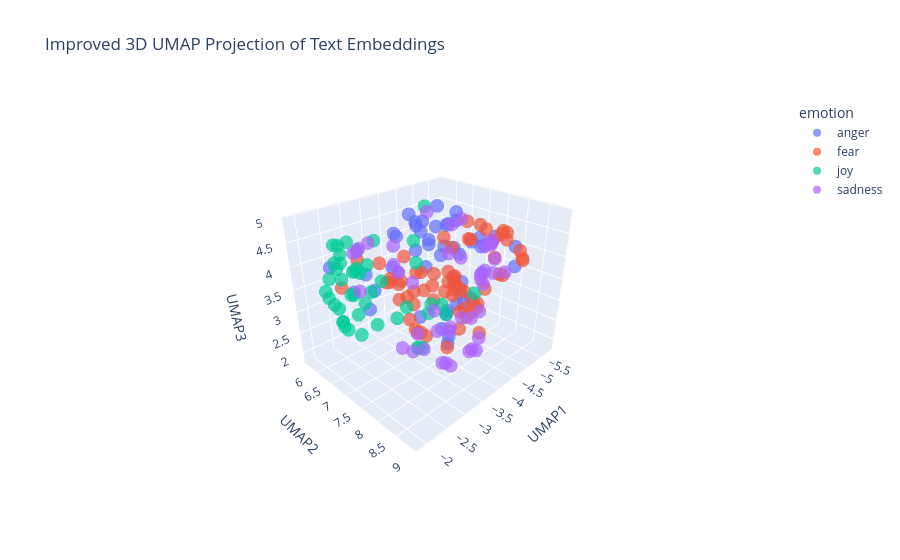

Here is the notebook cell this chart was saved with:
### Markdown cell above
---
##### <a id='toc1_5_8_1_1_'></a>[**>>> Exercise 4 (Take home):**](#toc0_)

Apply UMAP to the same embeddings to reduce the dimensionality to 3D vectors and plot the 3D graph, discuss the differences and similarities with the 2D graph.

### Code cell
import umap
import numpy as np
import pandas as pd
import plotly.express as px

# Apply UMAP for 3D dimensionality reduction with PCA initialization
reducer_3d = umap.UMAP(
    n_components=3,
    metric='cosine',
    init='pca',
    random_state=28
)
embedding_3d = reducer_3d.fit_transform(np.array(combined_df['embeddings_values'].tolist()))

# Create DataFrame for 3D plotting
df_plot_3d = pd.DataFrame(embedding_3d, columns=['UMAP1', 'UMAP2', 'UMAP3'])
df_plot_3d['emotion'] = combined_df['emotion']
df_plot_3d['intensity'] = combined_df['intensity']
df_plot_3d['text'] = combined_df['text']

# Visualize the 3D UMAP embeddings
fig = px.scatter_3d(
    df_plot_3d,
    x='UMAP1',
    y='UMAP2',
    z='UMAP3',
    color='emotion',
    hover_data=['text', 'intensity'],
    opacity=0.7,          # Slight transparency for overlapping points
    size_max=5,           # Reduce point size for clarity
    title='Improved 3D UMAP Projection of Text Embeddings'
)

# Adjust the camera position for better visibility
fig.update_layout(scene_camera=dict(eye=dict(x=1.6, y=1.6, z=1.2)))

fig.show()

### Figure 1 — Plotly figure (JSON) as saved in the notebook; plotly's stock layout.template omitted (floating-point values rounded to 4 significant figures)
{"data": [{"customdata": [["Ellie just gave me loads of gifts with notes on em for uni n I burst out in tears, I LOVE HER😩", 0.146], ["I got fever highs\\nI got boiling blood", 0.646], ["@vladfucker69 i look rabid", 0.472], ["Why are people that don't have iPhones so bitter about iPhones???? Can someone explain", 0.625], ["Get to work and there's a fire drill. #fire  #outthere #inthedark", 0.479], ["Yet we still have deaths, road rage, &amp; violations on the road, despite a widely accepted concept of 'personal accountability' while driving", 0.521], ["@The_Boxing_Hub #klitschko @Klitschko over fury any day #boxing", 0.312], ["Actually fuming I have nothing to wear Saturday", 0.792], ["Happiness is the best revenge", 0.25], ["Don't be bitter", 0.292], ["That grudge you're holding keeps making an appearance because #God wants you to deal with it.", 0.5], ["@ggreenwald @SusanSarandon We are blaming 5% of the fucking idiots who are putting the World in the middle of their tantrums. You are one.", 0.792], ["Absolutely fuming I've just scratched all my car 😡😡😡😡😡😡", 0.75], ["Vale! Vale! Sip sangria and taste tantalizing tapas @ElCidLA  's fiery flamenco nights! #MinutesFromHoM #SilverLake #LA #Flamenco", 0.167], ["@cxmbeferre so you WOULDNT date me????? ", 0.458], ["Wont use using @mothercareuk @Mothercarehelp again!! These guys cant get nothing right!! ", 0.708], ["Paul forever. Paul should have won! Paul played such a better game! #BB18 ", 0.438], ["straight people are canoodling on the quad and I'm ", 0.417], ["@ArizonaCoyotes not to mention the GRA guy stops me but let's the 2 ppl in front of me go. WTF. My blood is boiling.", 0.854], ["testing #angry", 0.667], ["#india will take #revenge  by making 3 new movies like #phantom and they will be like #ghus_k_maren_ge this is how indian army take revenge", 0.5], ["@thomeagle Just to help maintain and boost our status as a world class centre for education, culture and tolerance. ", 0.167], ["I hate my lawn mower. If it had a soul, I'd condemn it to the fiery pits of Hell.", 0.833], ["Before revenge you feel good after revenge you feel worse 💯 @HillaryClinton", 0.458], ["OOOOOOOOH MY GOD UUUUGGGGHHHHHHHHH ", 0.75], ["Take public opinion on revenge with Pakistan if govt is unable to decide. @aajtak @TimesNow @narendramodi", 0.458], ["@kingvee_ don't provoke me to anger", 0.708], ["@PerfectQuartz She's jogging a bit to stay beside her, puffing her cheeks with a huff each time. 'Oh-- jeez Jasper, why don't you —", 0.375], ["Kik me I want to swap pics I will post on my account anonymously if you wish Kik: vsvplou #Kik #kikme #snap #nudes #tits #snapchat", 0.292], ["Fake people irritate me", 0.562], ["@oscar_perria a multimillionaire spoiled brat who gets In a self righteous huff bc his friend is Muslim is a non starter bye!", 0.708], ["@a_mxe7 hah don't speak to me or my cousin like that, mind a had the displeasure of seeing u bare faced on eh train, no a pretty sight mate", 0.479], ["@VerizonSupport thanks for saying My wife and I were getting our iphones today and then losing both of them with no ETA #thanks ", 0.479], ["Said it before and I'll say it now: America is really fortunate that black people only want equality and not revenge.", 0.562], ["@NessaMatthews he's perfect. But not even in that way where you sort of resent him or suspect that he leads a double life. Just perfect.", 0.271], ["@johnaugust @clmazin I was so looking forward to @ABCDesignated. Then it opened with a #stuartspecial. I literally yelled at my tv. ", 0.491], ["•My brother grabbed me in a aggressive manner and as always @ImpetuousFiend threw tantrums like a kid only knowing how to express himself--", 0.625], ["I'm just doing what u should b doing just minding my business and grinding relentless @LITO615", 0.312], ["@ArcticFantasy I would have almost took offense to this if I actually snapped you", 0.458], ["Just watched Django Unchained, Other people may frown, but I titter in delight! 2/5", 0.229], ["Lol little things like that make me so angry x", 0.604], ["Ananya just grabbed a bible, opened it, started reading, and then said 'where do they talk about burning people?'", 0.417], ["@ZubairSabirPTI  pls dont insult the word 'Molna'", 0.479], ["Sting is just too damn earnest for early morning listening. #sting", 0.446], ["@FluDino Event started! everyone is getting ready to travel to the lake of rage, where everything glows", 0.521], ["Everybody talking about 'the first day of fall' but summer '16 is never gonna die #revenge @Drake", 0.417], ["Ok scrubbed hands 5 times before trying to put them in.\\nEyeballs #burning \\n#EvenMoreBlind accidentally scared the #cat whilst #screeching", 0.604], ["@LiamCannon1 He's just too raging to type properly... Ha ha!", 0.375]], "hovertemplate": "emotion=anger<br>UMAP1=%{x}<br>UMAP2=%{y}<br>UMAP3=%{z}<br>text=%{customdata[0]}<br>intensity=%{customdata[1]}<extra></extra>", "legendgroup": "anger", "marker": {"color": "#636efa", "opacity": 0.7, "symbol": "circle"}, "mode": "markers", "name": "anger", "scene": "scene", "showlegend": true, "type": "scatter3d", "x": [-2.812, -4.894, -4.389, -3.336, -4.619, -4.319, -3.402, -5.39, -2.664, -3.214, -4.067, -4.727, -5.381, -2.386, -3.573, -5.701, -3.213, -4.494, -4.906, -4.563, -2.983, -2.248, -5.123, -3.375, -4.829, -3.097, -4.044, -3.826, -3.491, -4.719, -4.08, -3.719, -3.408, -3.124, -2.738, -5.222, -4.081, -2.689, -3.413, -2.193, -4.465, -4.843, -2.812, -4.93, -4.148, -3.011, -5.175, -4.126], "y": [6.548, 6.61, 6.641, 8.233, 6.972, 7.732, 7.314, 7.254, 8.176, 8.167, 7.654, 8.12, 7.22, 6.66, 6.543, 7.938, 6.985, 6.436, 6.935, 6.977, 8.781, 7.488, 7.568, 8.692, 6.572, 8.708, 7.186, 6.654, 7.55, 7.102, 8.072, 7.153, 8.14, 8.592, 6.593, 8.285, 7.481, 7.455, 6.663, 6.216, 6.808, 6.951, 7.925, 7.683, 6.647, 8.476, 6.822, 6.508], "z": [3.061, 3.849, 4.148, 2.958, 2.37, 3.09, 4.887, 3.884, 3.65, 3.155, 3.74, 4.539, 4.087, 3.657, 4.418, 3.992, 3.898, 3.419, 4.514, 4.521, 4.221, 4.056, 4.079, 3.947, 3.637, 4.361, 4.676, 4.848, 4.568, 4.789, 4.599, 4.855, 2.719, 3.886, 3.886, 3.799, 4.796, 4.339, 4.559, 4.087, 4.909, 3.931, 4.765, 3.55, 4.404, 3.756, 3.63, 4.576]}, {"customdata": [[".@Tolumanda love it! so true. As @Deedeey_ taught me, fear can be an illusion. #coaching #fear #courage", 0.354], ["In addition to fiction, wish me luck on my research paper this semester. 15-20 pages, oh boy. ", 0.54], ["@mgcsartwork I nearly started crying and having a full on panic attack after tatinof bc of the crowds so I feel him", 0.938], ["It feels like there are no houses out there for us. With the most basic requirements I have, there are literally no options. #discouraged", 0.646], ["#India is sponsoring terrorism in #Balochistan. #KulbhushanYadav an Indian spy agent was arrested in Balochistan by Pakistani forces.", 0.66], ["@USAneedsTRUMP @HillaryClinton @realDonaldTrump awe!!! #cnn so bias and doesn't care about people only money", 0.521], ["Fear blocks blessings, faith unlocks them. #ManUp #fear #faith", 0.388], ["The kid at the pool yelling is about to get a foot up his ass. #shutup #parents #kids ", 0.396], ["A shy failure is nobler than an immodest success.", 0.333], ["a vote for #killary is like sticking a knife in a toaster  #MakeAmericaGreatAgain", 0.576], ["I hate that a black lady is painting herself white on the internet for laughs and likes...  #BadForm #DidntLaugh", 0.5], ["When a guy comes on the train that smells like a mixture of a damp dog, old sweat and sewage works!!!!#gross #horrid #getoffthetrain #smelly", 0.521], ["I thought the nausea and headaches had passed but lol I feel awful today", 0.729], ["@p4pictures it would be great but what if the card crashes 😱. It's happened to me twice #nightmare", 0.854], ["Swear to God don't get a smart meter from your power company, 8 months of daft bills, 6 visits from British Gas  #stressed", 0.625], ["You have a #problem? Yes! Can you do #something about it? No! Than why #worry", 0.25], ["@Lillie_Billy don't worry me and my mans @JJB1Owens gave him a piece of our mind", 0.417], ["@GMModular @goldmedalindia  horrible experience with a company like this #goldmedal #horrible sales person #wrong commitments#wrongproduct", 0.542], ["jesus ok an alarming percentage of my teachers ths year dont have a  s ingle thoughtful bone in their bodies . its gonna b an interesting yr", 0.565], ["It's simple I get after two shots of espresso 'Grande, decaf, 130 degrees soy americano with extra foam' #barista #nightmare", 0.396], ["if anyone spoils any of my fucking shows I will haunt you in the afterlife so help me god", 0.451], ["I hate having ideas but being too afraid to share them 😔", 0.688], ["I hate that if I don't start the conversation, there won't be one.", 0.521], ["@NinjaWorrier @ali_zimmer @m_pattison How long ago was that? (I shudder to think.)", 0.625], ["I have no #alarm preset #life will #wakemeup", 0.396], ["You have a #problem? Yes! Can you do #something about it? No! Than why ", 0.417], ["Missing the 500th test match today , not able to witness it like watching it in India #shy #indvsnz #500thTest @BCCI", 0.479], ["@goofoffartiste Ah, the Grand Old Paradox that is fearing the encroachment of the state but loving unconditionally its paid enforcers", 0.5], ["“ My courage always rises at every attempt to intimidate me.”\\n-Elizabeth Bennett (Pride and Prejudice)\\n#Quotes #Courage #FaceYourFears", 0.42], ["@ImJim_YoureNot  cyber bully", 0.396], ["This has #turned out #better then I expected admitting you tried to #intimidate 😂😂 #cantstoplaughing I really can't and it's in #spokeword", 0.333], ["I feel horrible. I have accounting today but physically and mentally am not okay 😪", 0.833], ["Although this war will be under the guise of combating terrorism it will in fact be a war against poverty, ignorance and just stupidity.", 0.5], ["Start the convo...don't shy away..mental illness abounds in society including our workplace...be informed... #tsdoffsite", 0.479], ["im literally shaking bc im nervous and bc its fucking cold oh how i love life", 0.833], ["Even death is unreliable. Instead of zero it may be some ghastly hallucination, such as the square root of minus one.  Samuel Beckett", 0.688], ["And I would advise that everyone wait to watch @KevinCanWaitCBS ,or actually don't wait, just don't even watch it because it is #awful", 0.229], ["Fosu-Mensa is having a nightmare 15 minutes. Difference between Premier League reserves and League 1 is still wide", 0.375], ["Being stuck in the roof of your house provides amazing view but sheer terror of falling down, kinda like life", 0.875], ["The more I watch this documentary on @Channel4 the more I think @Airbnb is more a #nightmare than dream #dreamornightmare", 0.667], ["And I would advise that everyone wait to watch @KevinCanWaitCBS ,or actually don't wait, just don't even watch it because it is ", 0.266], ["@ChrisChristie You have no Police credentials-You were a litigator. Nothing more-No Experience.#Sad #TrumpPuppet #Felon #bully #jersey4sale", 0.479], ["And there you go. After that wild start, wouldn't be surprised at all if Sweden wins this game. Too much experience there to panic.", 0.4], ["I get so much PUSSY\\nP - panic attacks \\nU - uncontrollable anxiety \\nS - suicidal fantasies \\nS - sadness \\nY - yearning for death", 0.896], ["Wee cunts playing chappy in my street, got my shoes on so I can chase and scare the fuck out of them", 0.327], ["@AlanAlanconway Same it's good but not great.Don't Breathe is the horror film of the month for me. My Fav horror film of the year (so far)", 0.292], ["Mary astounded there at the concept of having leftover milk at the end of your cereal #GBBO", 0.417], ["okay i AHVE to start mob psycho 100 today. if i dont im going to fight myself", 0.562], ["... in the same speech.  However he did mention foreign hand and funding in terrorism in the country. 👍\\n#ProudOfYouPrimeMinister", 0.417], ["@rkuuleiq Fear is best/beast product of God/s. :) #aTheism #theism #biBle  #christianity #hell #heaven #purgatory #psychology #jesus", 0.37], ["While we focus on issue of #IPCA @IHFOKids Indulges in #intimidation @BringRoshniHome @ChildrensIssues @MEAIndia @MinistryWCD #StopCruelty", 0.562], ["On @Varneyco/@FoxBusiness to talk latest on #Chelsea Bombing + #Ahmad_Khan_Rahami's trips to #Afghanistan/#Pakistan #tcot #terror", 0.642], ["An adviser to the #European #Union’s top #court said #Hamas and the #Tamil #Tigers should be taken off the EU’s #terror list.#lka", 0.5], ["About 7 weeks till I can pick up my camera again. Though I think there is a group cemetery shoot in october I can make! #photography #horror", 0.396], ["About 7 weeks till I can pick up my camera again. Though I think there is a group cemetery shoot in october I can make! #photography ", 0.312], ["@TheDappaMc also £2.50 for a chocolate Feast ice lolly.. proper shocking 😩", 0.438], ["also i had an awful nightmare involving being sick where worms were involved i was so disgusted when i woke up", 0.896], ["Having a terrific Tuesday? Crush it today with the Power of 4. Treat your internet like Pizza =D \\n#PowerOf4", 0.25], ["The moment you bring her to meet your best friend and you're nervous af! 😬😆 #nervous #thefriendtest", 0.771], ["@All4 is the android app it designed to be buggy and work sporadically on a fire TV box? ", 0.25], ["At school, my classmate is with me at music class and he sang Hallelujah like, god, with my friend we were breathless.", 0.22], ["Thanks for ripping me off again #Luthansa €400 not enough for a one way flight to man from Frk then €30 for a bag then free at gate #awful", 0.521], ["My Modern Proverb: 'Don't let anyone intimidate you about being single; most marriages end in divorce.'", 0.312], ["@AttentiAlGatto LOL! Why would it scare me? It doesn't make any sense at all but it doesn't scare me! {chuckles}", 0.292]], "hovertemplate": "emotion=fear<br>UMAP1=%{x}<br>UMAP2=%{y}<br>UMAP3=%{z}<br>text=%{customdata[0]}<br>intensity=%{customdata[1]}<extra></extra>", "legendgroup": "fear", "marker": {"color": "#EF553B", "opacity": 0.7, "symbol": "circle"}, "mode": "markers", "name": "fear", "scene": "scene", "showlegend": true, "type": "scatter3d", "x": [-4.13, -3.935, -3.978, -4.845, -2.92, -3.94, -4.327, -4.887, -3.708, -3.944, -4.613, -5.461, -5.094, -5.225, -5.713, -4.647, -3.141, -5.702, -4.629, -5.465, -4.961, -4.69, -4.797, -3.8, -4.548, -4.547, -3.866, -3.823, -3.967, -4.073, -3.076, -4.87, -5.026, -4.54, -4.894, -5.34, -5.327, -2.976, -4.763, -5.473, -5.242, -4.098, -2.799, -5.073, -4.951, -3.86, -5.609, -4.656, -2.833, -4.305, -3.455, -2.973, -2.866, -3.956, -3.958, -5.827, -5.307, -1.922, -4.618, -5.423, -4.288, -5.762, -3.897, -3.637], "y": [5.615, 6.843, 7.194, 7.766, 8.709, 8.911, 5.692, 7.756, 7.246, 8.84, 7.498, 7.724, 6.79, 6.835, 7.697, 7.55, 7.255, 8.062, 6.901, 7.046, 7.251, 6.45, 7.055, 6.784, 7.429, 7.915, 7.709, 6.001, 5.683, 8.047, 5.859, 6.922, 7.833, 7.571, 6.3, 6.527, 8.38, 7.677, 6.092, 7.162, 8.445, 8.598, 7.484, 6.583, 7.557, 6.571, 7.261, 7.057, 8.661, 5.802, 7.961, 8.879, 8.764, 6.644, 6.711, 7.607, 6.762, 6.984, 5.983, 7.033, 6.498, 7.552, 6.463, 5.877], "z": [2.872, 2.126, 3.074, 2.126, 4.466, 4.258, 2.773, 4.55, 2.332, 4.253, 4.716, 4.278, 2.728, 2.121, 4.075, 2.526, 4.345, 3.935, 2.923, 2.411, 4.179, 2.879, 3.123, 3.19, 2.209, 3.055, 2.188, 3.207, 2.941, 4.644, 3.861, 2.738, 4.281, 2.798, 3.062, 2.694, 3.979, 3.57, 2.597, 2.249, 3.975, 4.446, 3.664, 3.156, 4.576, 2.379, 2.756, 4.012, 4.439, 2.903, 4.828, 4.291, 4.566, 2.114, 2.062, 4.184, 2.697, 4.043, 3.075, 2.093, 3.377, 4.229, 2.895, 3.603]}, {"customdata": [["Watch this amazing live.ly broadcast by @mrgummyking  #musically", 0.458], ["@RobRiggle @joelmchale @NFLonFOX I still can't get jimmy garoppolo out of my head and it's been almost 3 weeks. Thanks a lot! ", 0.5], ["incetown, age 23, joyful, elevated in hope with the", 0.417], ["@AdamCimmering Boro are at the OS before then, they could give the stewards a good work out. Chelsea will get about 8k, will be lively.", 0.32], ["Halfway to work and I realize I forgot to put on underwear....It's going to be one of those days! #mombrain #toomuchgoingon #longday ", 0.25], ["@Nick_Offerman I'll be there!! Can't wait for all the #mirth!", 0.646], ["second day on the job and i already got a 45 dollar tip from a dude whose was constantly twitching his eye LOLOLOL ", 0.812], ["@ChrisBooker @ThePerezHilton On PHP54  and though the Kardashian stuff goes over my head, you're both hilarious, like gleeful little boys 😂😂", 0.808], ["#smile every morning to a positive head start with your #clients relations", 0.562], ["And the weather so breezy, man why can't life always be this easy", 0.562], ["@TChudhry @fasiranjha lol @ ur caste. even if the whole village dies.. a massali like you cant be a chaudhry:) so cheer up massali :)", 0.396], ["@IndyMN I thought the holidays could not get any more cheerful, and then I met you. #TheNiceBot", 0.917], ["Blake lively is flawless", 0.38], ["#smile is the #respect we give everyone.", 0.583], ["@PriiiincesssE thanks for distracting me from my paper to watch this hilarious video 😂", 0.708], ["But i'll be a pity. 🐑 ", 0.083], ["Logically speaking, this can't be the worst I've ever felt and even if it was then its passing will still be a joyous occasion", 0.167], ["Tend the sick, Lord Christ; give rest to the weary, bless the dying, soothe the suffering, pity the afflicted, shield the joyous;", 0.271], ["Three days off a month with two ex wives and no home could be worse. I don't know how, but it could #oilandgas #optimism", 0.25], ["I might not pay for my own health insurance but I do like sparkling water and Brussels sprouts now so I think I'm an adult", 0.417], ["Today is the first time any math professor let us live early before the class time !!! #15 min #feelsgood #happy #wednesday #", 0.827], ["Tip 5: Don't worry about pleasing everyone. #TitanWisdom", 0.375], ["A good thing about being sick is that coughing is like an ab workout. Maybe my abs will be more defined by the time I'm better 😂😅 ", 0.44], ["Panda eyed jaunty after watching jaws until late!", 0.48], ["me taking a picture by myself: *awkward smile*\\nme on picture day: *awkward smile*\\nconclusion: stop smiling ;'(\\n #pictureday2016  #ornot", 0.46], ["Meanwhile, the so-called M’s fans sit there knitting or sleeping not sure which but they certainly aren’t cheering like the other teams fans", 0.271], ["Rec'd call 2day from Haitian church we started in Florida some 15yrs ago. Preparing to acquire their own bldg. Wanted me to know. #rejoicing", 0.56], ["Method into thin out assault corridor thine liveliness: cHd", 0.32], ["But i'll be a pity. 🐑 #lively", 0.229], ["I'm a cheery ghost.", 0.58], ["I just really enjoy bright colors, like the colors you would see downtown Miami", 0.729], ["@R1Breakfast Totes had to re-listen to the endless hilarity that was Tom Odell's 'raaar' this morning 😂😂😂 @grimmers @fionaradio @TinaDaheley", 0.66], ["backed pats -2.5 10/11 just before ", 0.32], ["The neighbor dancing in the Clayton Homes commercial is me. #hilarious", 0.64], ["@5ftanomaly aside from that i'm all about pleasing the individual that i'm involved with, my pleasure comes from their pleasure.", 0.558], ["i'm doing laundry and watching that 70's show with a bunch of strangers. #happy #birthday #to #me", 0.438], ["Dolores.' A thin lipped smile graced glossed lips as she let blues peer over at the woman. ' A constant delight.. As always.'", 0.625], ["@hesham786 that's the spirit ", 0.354], ["@diehimbeertonis She developed her 'forced smile'. I can force myself to describe it 'a little hearty maybe, sanki biraz':)", 0.208], ["@hesham786 that's the spirit #optimism", 0.396], ["@Casper10666 I assure you there is no laughter, but increasing anger at the costs, and arrogance of Westminster.", 0.167], ["@HunterDean_ [he gives a gleeful squeak and wraps around you] All mine!", 0.729], ["@tomderivan73 😁...I'll just people watch and enjoy a rare show of optimism", 0.438], ["@r0Ils ppl get triggered over u smiling they're irrelevant", 0.17], ["@theclobra lol I thought maybe, couldn't decide if there was levity or not", 0.312]], "hovertemplate": "emotion=joy<br>UMAP1=%{x}<br>UMAP2=%{y}<br>UMAP3=%{z}<br>text=%{customdata[0]}<br>intensity=%{customdata[1]}<extra></extra>", "legendgroup": "joy", "marker": {"color": "#00cc96", "opacity": 0.7, "symbol": "circle"}, "mode": "markers", "name": "joy", "scene": "scene", "showlegend": true, "type": "scatter3d", "x": [-3.844, -3.456, -2.023, -2.537, -5.141, -2.329, -2.336, -2.84, -1.878, -2.329, -2.928, -2.455, -2.642, -1.927, -3.005, -3.509, -4.87, -3.541, -4.807, -2.281, -1.945, -2.102, -4.722, -2.096, -2.004, -2.37, -1.969, -2.176, -3.338, -2.079, -1.979, -3.469, -2.902, -2.656, -2.116, -2.339, -2.215, -2.429, -2.025, -2.133, -4.242, -2.821, -2.126, -2.19, -2.853], "y": [6.823, 7.577, 6.764, 7.712, 7.337, 6.739, 6.159, 6.006, 6.948, 6.881, 7.754, 6.457, 6.782, 7.002, 5.836, 7.346, 6.586, 7.174, 6.783, 6.103, 6.396, 7.205, 6.38, 6.317, 6.853, 7.347, 6.445, 6.681, 7.383, 6.712, 6.818, 5.936, 7.556, 5.856, 7.289, 6.163, 6.568, 7.458, 6.682, 7.347, 6.671, 6.621, 7.127, 6.85, 6.197], "z": [3.852, 3.138, 3.213, 3.478, 2.85, 3.652, 4.116, 3.709, 4.407, 2.832, 4.856, 3.497, 4.182, 4.52, 3.604, 2.177, 2.361, 2.058, 2.203, 3.201, 3.737, 4.426, 2.349, 3.915, 4.772, 3.254, 3.608, 2.925, 2.293, 3.058, 3.246, 4.192, 3.489, 3.547, 4.365, 3.113, 4.455, 4.161, 4.726, 3.797, 4.922, 3.486, 3.476, 4.783, 4.24]}, {"customdata": [["@jccrocker #CharlotteProtest do u #wait 4 the facts #video or do u #hate now ask questions later  #protest #PoliceShootings #suggestions", 0.479], ["@ryyyshh story of my life. #lost", 0.688], ["Romero is fucking dreadful like seriously my 11 month old is better than him.", 0.583], ["@PottzGaming hmu need players for lans next year. DM me. Need serious players. Im under org", 0.125], ["@ActualFlatticus @veggie64_leslie @mtracey Call me a pessimist, but I don't think therapy can fix whatever is wrong with Anthony Weiner.", 0.479], ["@everton_de_leon @sterushton Genuinely grim stuff. Over a century of history sold off by some porn baron twats for a minty new stadium. Urgh", 0.624], ["I have no clue where my charger is... #lost", 0.604], ["@RiRiMathew even when we're fighting I'm laughing. I probably have serious ingrained issues😂🤗", 0.146], ["Regret for the things we did can be tempered by time; it is regret for the things we did not do that is inconsolable.  Sydney J. Harris", 0.542], ["@Fatumoriginal there's no sitcom better! If u can't laugh at Sheldon or Leonard then u are sober for real! No two ways about it", 0.396], ["It feels like there are no houses out there for us. With the most basic requirements I have, there are literally no options. #discouraged", 0.729], ["@PaulJonMilne too grim, too insanely, determined to hurt you from", 0.575], ["If a friend lost his/her phone, how long do they have to mourn their lost phones before you ask for their earpiece?", 0.458], ["What do you do?'\\n'You are not worthy enough to know.' #what #serious", 0.458], ["How do u grieve someone who legally wasn't a person yet?", 0.542], ["@marielleblaine8 @princesskeilani I told pine I didn't want it so I didn't have to have it", 0.354], ["some people leave toilets in fucking grim states", 0.42], ["Having a nail half hanging off is absolutely fucking grim, even with my acrylic holding it on 😷😷", 0.604], ["@rihaBabyJ Aw no problem. I just felt like speaking because I felt the same before and I want you to overcome it and not be discouraged. :)", 0.354], ["@TalesofanAlfa @David_Milloy \\nI like your thinking...but sadly no - that's the shed 😢", 0.604], ["Well i did hear once before that girls are attracted to men that look like their dad!  👌 #serious", 0.188], ["It's a gloomy ass day", 0.888], ["Depression sucks! #depression", 0.958], ["now playing yung fav song ni chavs #sober 😂", 0.229], ["@JUSTICESLUT420 sadly this sort of poster died by the 90s afaik", 0.669], ["My oldest cat pisses me off. She's always been weary of Kennen (senile kinda), but recently shes been sweet. Until she attacked and bit him.", 0.542], ["Another grim &amp; compelling news report by @Nawalf on the blockade of aid to the starving in #Yemen #BBC #dosomethingpoliticans", 0.708], ["Lost: Geelong football team. \\nLast seen entering through the banner not sure where they've been since... #unhappy #playwithsomeheart", 0.604], ["come on let's make em hate 😘make em pout they face 👿😩.", 0.562], ["@DaltonRapattoni sadly i have to go to bed now don't announce anything while i'm gone thank u i love you", 0.417], ["@AliceGoodman17 i dunno, I'm getting less of the spacious lovely autumnal melancholy from our present apocalypse", 0.521], ["@VivienLloyd Thank you so much! Just home - stunned but so happy. Don't think it has sunk in yet! Wow.", 0.104], ["Literally had a guy (a some-would-say-successful guy) tell me 'this ship will sail' kay guy, first, you're working with a sub, last, it sunk", 0.479], ["@TVsCarlKinsella They're such garbage. Obviously I like that they suck but it's still grim to watch.", 0.542], ["stg I been in pine bluff all morning and to piss me off even more, my damn shoes came in as a size 4!!!!!! I KNOW I SAID 6🙄🙄🙄🙄 FML", 0.583], ["A3: But chronic sadness may mean there are underlying issues than getting sad occassionally over a particular issue (2/2) #mhchat", 0.562], ["@kempicepoland don't think he did, and he didn't have the rucksack or laptop in his possession, murky business, on that note I'm away to bed", 0.5], ["It feel like we lost a family member🙄😂", 0.708], ["@kayleighmcenany  @DonaldJTrumpJr Is that really all you can offer for those who sacrifice daily to keep you safe...? @kayleighmcenany ", 0.375], ["@DxfyingGrxvity - frustration, looking up at Elphaba in a frown of aggravation. Her high pitched voice was growing more and more --", 0.479], ["@FFBren @CDCarter13 included for maximum #sadness", 0.625], ["@StaceyDavidson_ You're a thief and a liberal mope, investigated by the financial services board for theft of govt retirement funds. THIEF", 0.667], ["MC: what are you listen to these days?\\nBogum: these days I feel gloomy, I listen to ccm (spiritual song) often.\\n\\nChurch oppa mode. :)", 0.583]], "hovertemplate": "emotion=sadness<br>UMAP1=%{x}<br>UMAP2=%{y}<br>UMAP3=%{z}<br>text=%{customdata[0]}<br>intensity=%{customdata[1]}<extra></extra>", "legendgroup": "sadness", "marker": {"color": "#ab63fa", "opacity": 0.7, "symbol": "circle"}, "mode": "markers", "name": "sadness", "scene": "scene", "showlegend": true, "type": "scatter3d", "x": [-3.715, -4.196, -4.964, -2.733, -4.092, -4.51, -4.366, -3.113, -4.068, -2.948, -4.763, -4.251, -3.671, -4.577, -3.795, -3.322, -5.163, -5.569, -3.43, -3.248, -3.274, -5.157, -4.923, -3.138, -3.79, -5.136, -3.391, -4.449, -4.235, -2.915, -4.078, -2.734, -3.414, -4.816, -5.612, -4.264, -3.014, -3.566, -4.107, -4.068, -3.873, -4.37, -3.894], "y": [8.673, 8.036, 7.966, 7.441, 8.133, 8.077, 7.967, 5.887, 7.22, 5.926, 7.828, 7.672, 7.995, 7.04, 7.743, 6.745, 7.71, 7.217, 6.738, 7.652, 6.007, 7.47, 7.679, 5.786, 7.849, 6.883, 8.872, 8.018, 7.424, 7.388, 7.106, 6.366, 7.299, 8.046, 7.361, 7.736, 7.587, 7.855, 8.834, 6.908, 7.755, 8.284, 6.643], "z": [4.087, 2.084, 3.944, 4.374, 2.993, 3.878, 2.021, 4.104, 2.276, 4.06, 2.056, 4.102, 1.967, 3.901, 1.841, 4.354, 4.16, 3.82, 3.75, 2.421, 4.216, 3.348, 2.607, 4.006, 2.787, 4.487, 4.364, 1.971, 4.726, 2.485, 2.736, 3.438, 2.546, 3.705, 3.988, 2.751, 2.451, 2.025, 4.234, 4.897, 2.613, 4.517, 3.315]}], "layout": {"legend": {"title": {"text": "emotion"}, "tracegroupgap": 0}, "scene": {"camera": {"eye": {"x": 1.6, "y": 1.6, "z": 1.2}}, "domain": {"x": [0, 1], "y": [0, 1]}, "xaxis": {"title": {"text": "UMAP1"}}, "yaxis": {"title": {"text": "UMAP2"}}, "zaxis": {"title": {"text": "UMAP3"}}}, "title": {"text": "Improved 3D UMAP Projection of Text Embeddings"}}}
